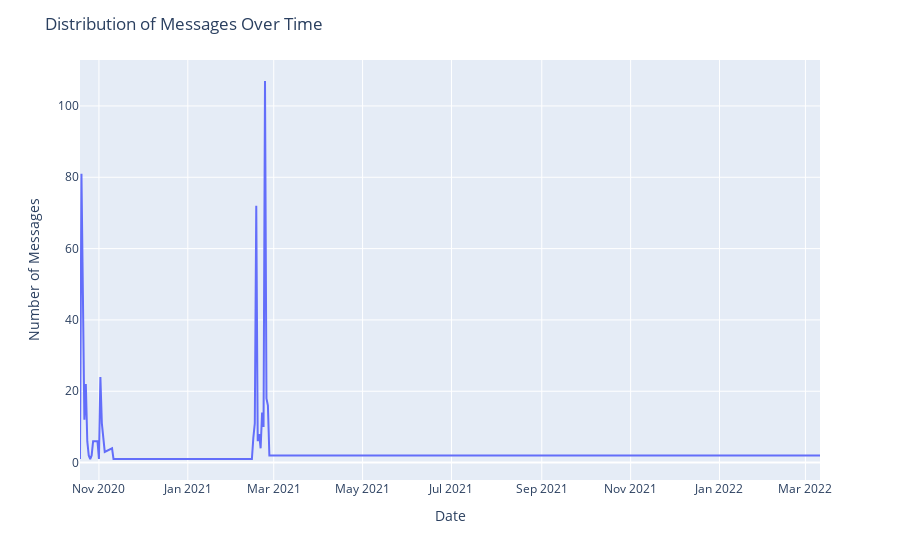
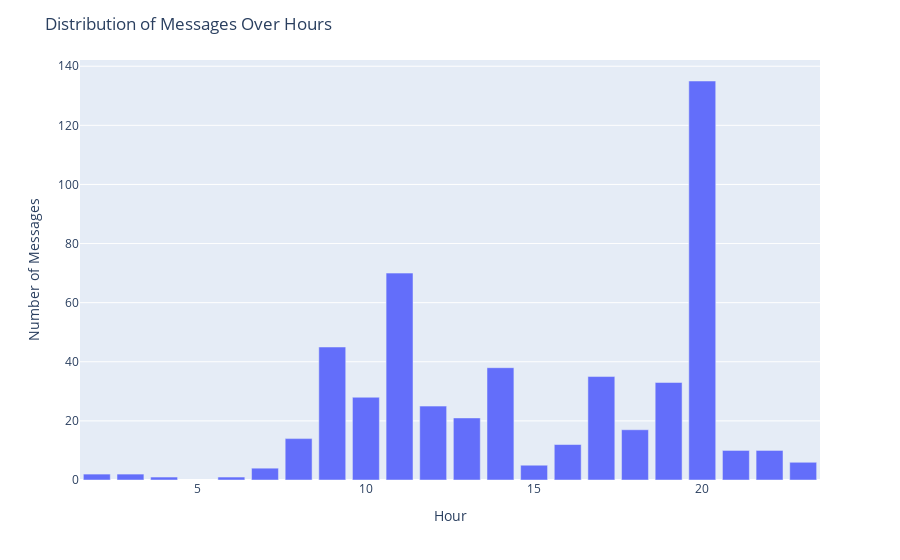

The notebook cell saved with these charts, in order:
### Code cell
time_data = data[['time', 'message']].copy()

# Convert the 'time' column to datetime format
time_data['time'] = pd.to_datetime(time_data['time'], errors='coerce')

time_data = time_data.dropna(subset=['time'])

# messages over date
time_data['date'] = time_data['time'].dt.date
messages_per_date = time_data.groupby('date').size().reset_index(name='count')

# Create a line plot using Plotly Express
fig = px.line(messages_per_date, x='date', y='count', labels={'date': 'Date', 'count': 'Number of Messages'})
fig.update_layout(title='Distribution of Messages Over Time')
fig.show()
fig.write_image('./images/messages_over_time.pdf', format='pdf')

# messages over hour
time_data['hour'] = time_data['time'].dt.hour
messages_per_hour = time_data.groupby('hour').size().reset_index(name='count')

# Create a bar chart using Plotly Express
fig = px.bar(messages_per_hour, x='hour', y='count', labels={'hour': 'Hour', 'count': 'Number of Messages'})
fig.update_layout(title='Distribution of Messages Over Hours')
fig.show()
fig.write_image('./images/messages_over_hour.pdf', format='pdf')

### Figure 1 — Plotly figure (JSON) as saved in the notebook; plotly's stock layout.template omitted (floating-point values rounded to 4 significant figures)
{"data": [{"hovertemplate": "Date=%{x}<br>Number of Messages=%{y}<extra></extra>", "legendgroup": "", "line": {"color": "#636efa", "dash": "solid"}, "marker": {"symbol": "circle"}, "mode": "lines", "name": "", "orientation": "v", "showlegend": false, "type": "scatter", "x": ["2020-10-19", "2020-10-20", "2020-10-21", "2020-10-22", "2020-10-23", "2020-10-24", "2020-10-25", "2020-10-26", "2020-10-27", "2020-10-28", "2020-10-31", "2020-11-01", "2020-11-02", "2020-11-03", "2020-11-05", "2020-11-10", "2020-11-11", "2021-02-14", "2021-02-15", "2021-02-16", "2021-02-17", "2021-02-18", "2021-02-19", "2021-02-20", "2021-02-21", "2021-02-22", "2021-02-23", "2021-02-24", "2021-02-25", "2021-02-26", "2022-03-03", "2022-03-07", "2022-03-08", "2022-03-11"], "xaxis": "x", "y": [1, 81, 47, 12, 22, 6, 2, 1, 2, 6, 6, 1, 24, 11, 3, 4, 1, 1, 7, 11, 72, 6, 8, 4, 14, 10, 107, 18, 16, 2, 2, 2, 2, 2], "yaxis": "y"}], "layout": {"legend": {"tracegroupgap": 0}, "margin": {"t": 60}, "title": {"text": "Distribution of Messages Over Time"}, "xaxis": {"anchor": "y", "domain": [0, 1], "title": {"text": "Date"}}, "yaxis": {"anchor": "x", "domain": [0, 1], "title": {"text": "Number of Messages"}}}}

### Figure 2 — Plotly figure (JSON) as saved in the notebook; plotly's stock layout.template omitted (floating-point values rounded to 4 significant figures)
{"data": [{"alignmentgroup": "True", "hovertemplate": "Hour=%{x}<br>Number of Messages=%{y}<extra></extra>", "legendgroup": "", "marker": {"color": "#636efa", "pattern": {"shape": ""}}, "name": "", "offsetgroup": "", "orientation": "v", "showlegend": false, "textposition": "auto", "type": "bar", "x": [2, 3, 4, 6, 7, 8, 9, 10, 11, 12, 13, 14, 15, 16, 17, 18, 19, 20, 21, 22, 23], "xaxis": "x", "y": [2, 2, 1, 1, 4, 14, 45, 28, 70, 25, 21, 38, 5, 12, 35, 17, 33, 135, 10, 10, 6], "yaxis": "y"}], "layout": {"barmode": "relative", "legend": {"tracegroupgap": 0}, "margin": {"t": 60}, "title": {"text": "Distribution of Messages Over Hours"}, "xaxis": {"anchor": "y", "domain": [0, 1], "title": {"text": "Hour"}}, "yaxis": {"anchor": "x", "domain": [0, 1], "title": {"text": "Number of Messages"}}}}
